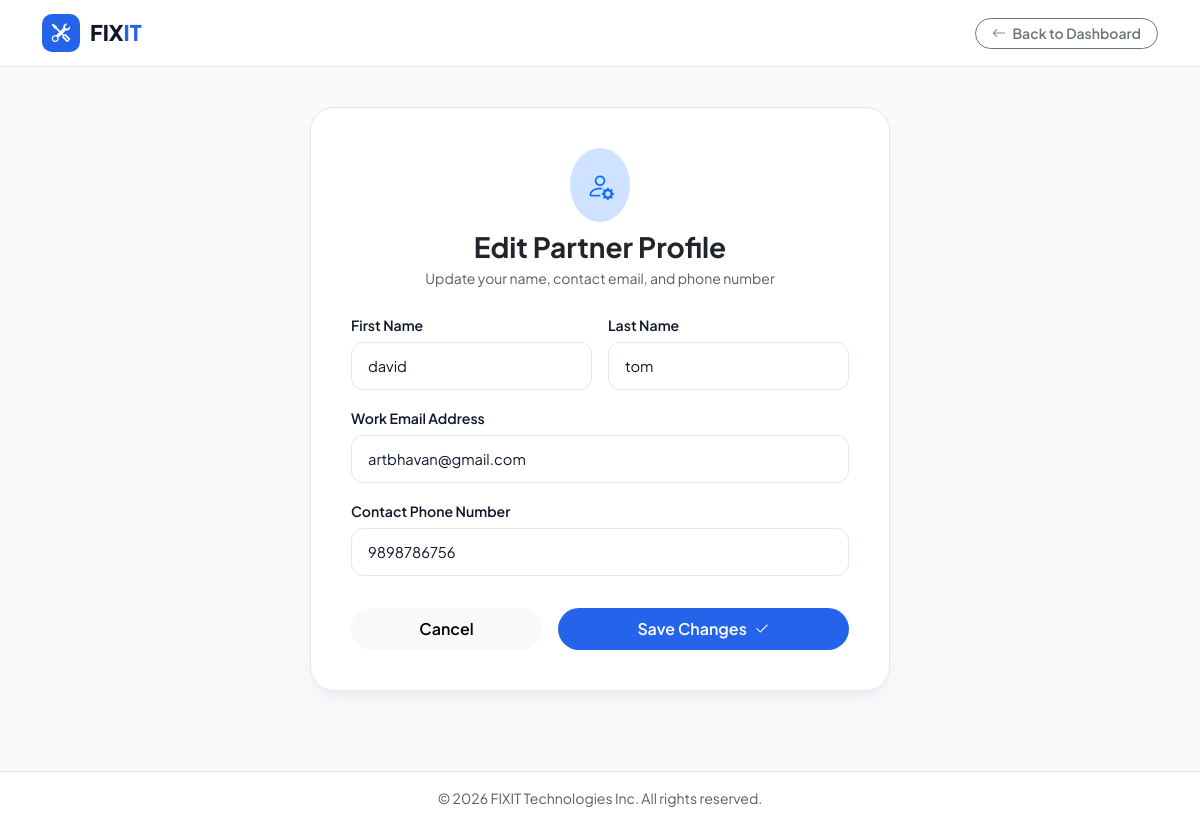
The page /worker/edit/65/ on the database its author committed.
### mainapp/models.py (models this page shows, shortened)
class Worker(models.Model):
    TITLE_CHOICES = [
        ('Mr', 'Mr.'),
        ('Ms', 'Ms.'),
    ]
    STATUS_CHOICES = [
        ('pending', 'Pending'),
        ('approved', 'Approved'),
        ('rejected', 'Rejected'),
    ]
    title = models.CharField(max_length=10, choices=TITLE_CHOICES, default='Mr')
    first_name = models.CharField(max_length=100)
    last_name = models.CharField(max_length=100)
    email = models.EmailField(max_length=100, unique=True)
    password = models.CharField(max_length=255)  # Hashed password storage
    gender = models.CharField(max_length=10, choices=[('Male', 'Male'), ('Female', 'Female')])
    phone = models.CharField(max_length=15)
    profession = models.TextField()
    experience = models.TextField()
    amount = models.TextField()
    status = models.BooleanField(default=True, )  # Worker availability
    is_approved = models.BooleanField(default=False)  # New field

### mainapp/views.py (the view, shortened to what this page needs)
# urls.py: path('worker/edit/<int:worker_id>/', edit_worker_profile, name='edit_worker_profile'),
def edit_worker_profile(request, worker_id):
    worker = get_object_or_404(Worker, id=worker_id)
    return render(request, 'edit_worker_profile.html', {'worker': worker})

### mainapp/templates/edit_worker_profile.html (shortened to what this page needs)
{% load static %}
<!DOCTYPE html>
<html lang="en">
<head>
{% load static %}
<!DOCTYPE html>
<html lang="en">
<head>
    <link href="https://cdn.jsdelivr.net/npm/bootstrap@5.3.3/dist/css/bootstrap.min.css" rel="stylesheet">
    <link rel="stylesheet" href="https://cdnjs.cloudflare.com/ajax/libs/bootstrap-icons/1.11.3/font/bootstrap-icons.min.css">
</head>
<body>
    <nav class="dash-navbar">
        <div class="container">
            <div class="d-flex align-items-center justify-content-between">
                <a class="brand-logo-wrap" href="{% url 'worker_dashboard' %}">
                    <div class="brand-icon-box"><i class="bi bi-tools"></i></div>
                    <h1 class="brand-name">FIX<span>IT</span></h1>
                </a>
                <a href="{% url 'worker_dashboard' %}" class="btn btn-outline-secondary btn-sm rounded-pill px-3 fw-semibold">
                    <i class="bi bi-arrow-left me-1"></i> Back to Dashboard
                </a>
            </div>
        </div>
    </nav>
    <main class="edit-page-content">
        <div class="edit-card">
            <div class="text-center mb-4">
                <div class="d-inline-flex p-3 rounded-circle bg-primary-subtle text-primary mb-2">
                    <i class="bi bi-person-gear fs-3"></i>
                </div>
                <h2 class="fw-bold fs-3 mb-1 text-dark">Edit Partner Profile</h2>
                <p class="text-muted small">Update your name, contact email, and phone number</p>
            </div>
            <form method="POST">
                <div class="row g-3">
                    <div class="col-md-6">
                        <label for="first_name" class="form-label-clean">First Name</label>
                        <input type="text" class="form-control-clean" id="first_name" name="first_name" value="{{ worker.first_name }}" required>
                    </div>
                    <div class="col-md-6">
                        <label for="last_name" class="form-label-clean">Last Name</label>
                        <input type="text" class="form-control-clean" id="last_name" name="last_name" value="{{ worker.last_name }}" required>
                    </div>
                    <div class="col-12">
                        <label for="email" class="form-label-clean">Work Email Address</label>
                        <input type="email" class="form-control-clean" id="email" name="email" value="{{ worker.email }}" required>
                    </div>
                    <div class="col-12">
                        <label for="phone" class="form-label-clean">Contact Phone Number</label>
                        <input type="text" class="form-control-clean" id="phone" name="phone" value="{{ worker.phone }}" required>
                    </div>
                </div>
                <div class="d-flex gap-3 mt-4 pt-2">
                    <a href="{% url 'worker_dashboard' %}" class="btn btn-light flex-grow-1 rounded-pill fw-semibold py-2">
                        Cancel
                    </a>
                    <button type="submit" class="btn btn-save flex-grow-1 py-2">
                        Save Changes <i class="bi bi-check2 ms-1"></i>
                    </button>
                </div>
            </form>
        </div>
    </main>
    <footer class="border-top py-3 text-center text-muted small bg-white mt-auto">
        © 2026 FIXIT Technologies Inc. All rights reserved.
    </footer>
</body>
</html>

### mainapp/templates/edit_worker_profile.html (style rules this page uses)
:root { --bg-page: #f8fafc; --bg-card: #ffffff; --text-heading: #0f172a; --text-body: #334155; --text-muted: #64748b; --primary: #2563eb; --primary-hover: #1d4ed8; --primary-soft: #eff6ff; --border-color: #e2e8f0; --shadow-sm: 0 1px 3px rgba(15, 23, 42, 0.04), 0 1px 2px rgba(15, 23, 42, 0.02); --shadow-md: 0 4px 6px -1px rgba(15, 23, 42, 0.05), 0 2px 4px -2px rgba(15, 23, 42, 0.03); --shadow-lg: 0 10px 25px -5px rgba(15, 23, 42, 0.06), 0 8px 10px -6px rgba(15, 23, 42, 0.03); --radius-md: 12px; --radius-lg: 16px; --radius-xl: 24px; --transition: all 0.2s cubic-bezier(0.16, 1, 0.3, 1); }
html { scroll-behavior: smooth; }
body { background-color: var(--bg-page); color: var(--text-body); font-family: 'Plus Jakarta Sans', 'Inter', sans-serif; min-height: 100vh; display: flex; flex-direction: column; }
.dash-navbar { background: rgba(255, 255, 255, 0.92); backdrop-filter: blur(12px); border-bottom: 1px solid var(--border-color); padding: 14px 0; position: sticky; top: 0; z-index: 1030; }
.brand-logo-wrap { display: inline-flex; align-items: center; gap: 10px; text-decoration: none; }
.brand-icon-box { width: 38px; height: 38px; background: var(--primary); color: #ffffff; border-radius: 10px; display: flex; align-items: center; justify-content: center; font-size: 1.15rem; }
.brand-name { font-size: 1.35rem; font-weight: 800; color: var(--text-heading); margin: 0; }
.brand-name span { color: var(--primary); }
.edit-page-content { padding: 40px 20px 80px; flex: 1; display: flex; align-items: center; justify-content: center; }
.edit-card { background: var(--bg-card); border: 1px solid var(--border-color); border-radius: var(--radius-xl); padding: 40px; width: 100%; max-width: 580px; box-shadow: var(--shadow-lg); }
.form-label-clean { font-weight: 600; color: var(--text-heading); font-size: 0.88rem; margin-bottom: 6px; }
.form-control-clean { background: #ffffff; border: 1px solid var(--border-color); border-radius: var(--radius-md); padding: 12px 16px; font-size: 0.92rem; color: var(--text-heading); transition: var(--transition); width: 100%; }
.btn-save { background: var(--primary); color: #ffffff; font-weight: 600; padding: 12px 24px; border-radius: 50px; border: none; transition: var(--transition); }

### rows shown on the page
Worker: first_name "david", last_name "tom", email "artbhavan@gmail.com", phone "9898786756"
